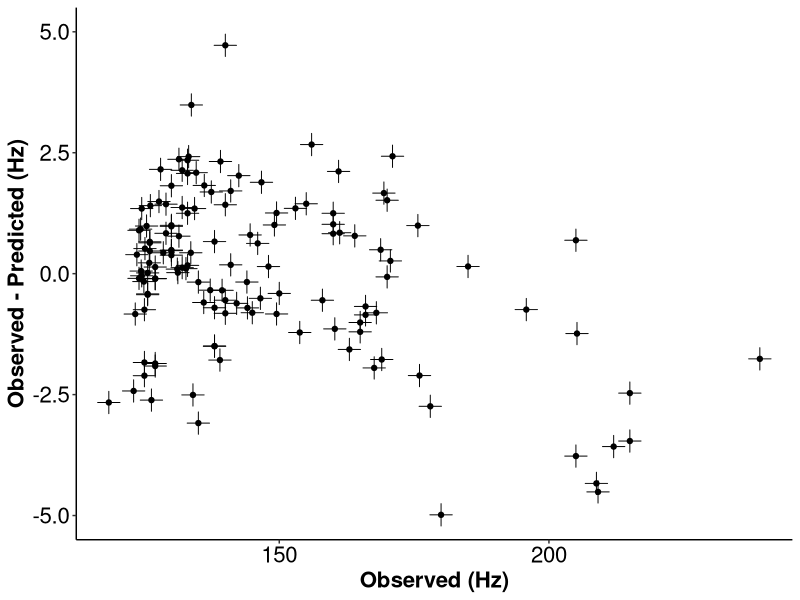
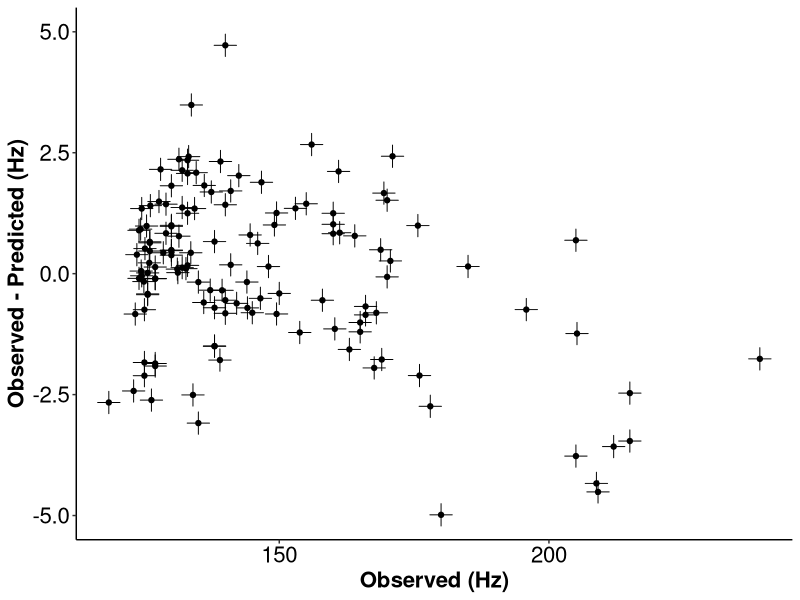
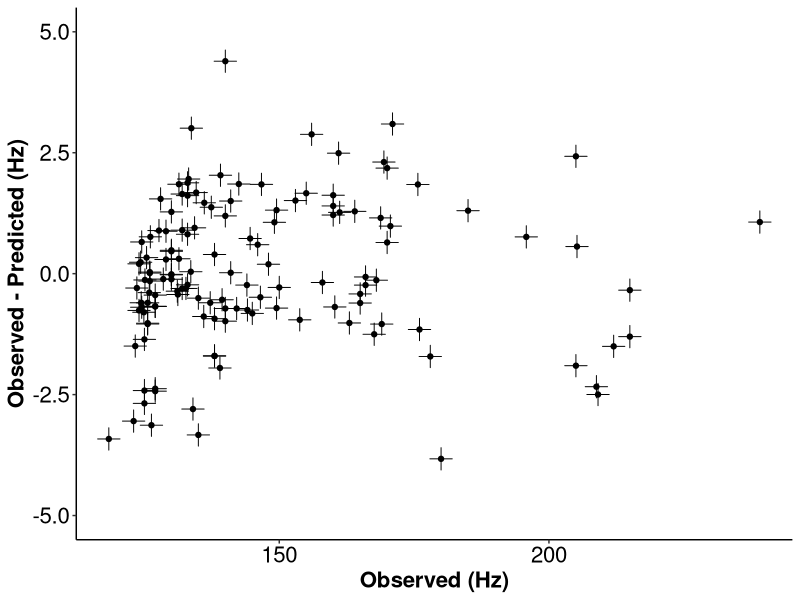
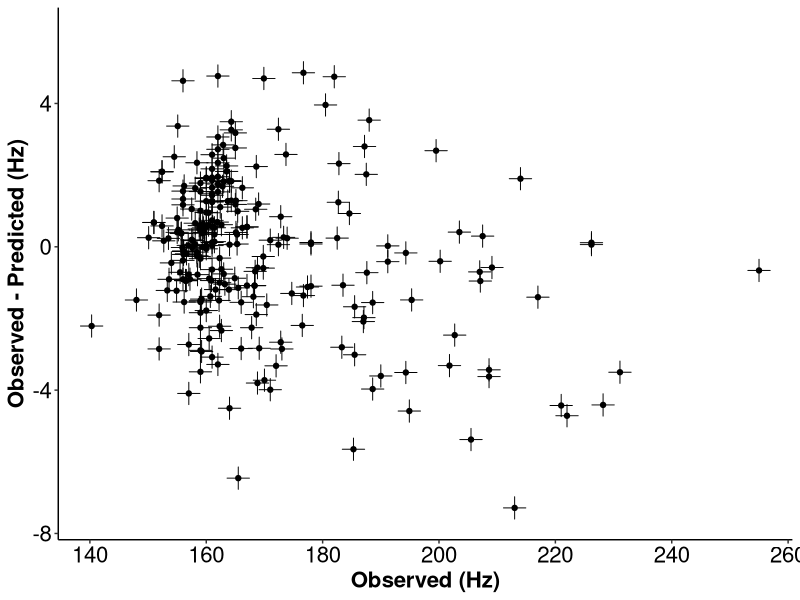
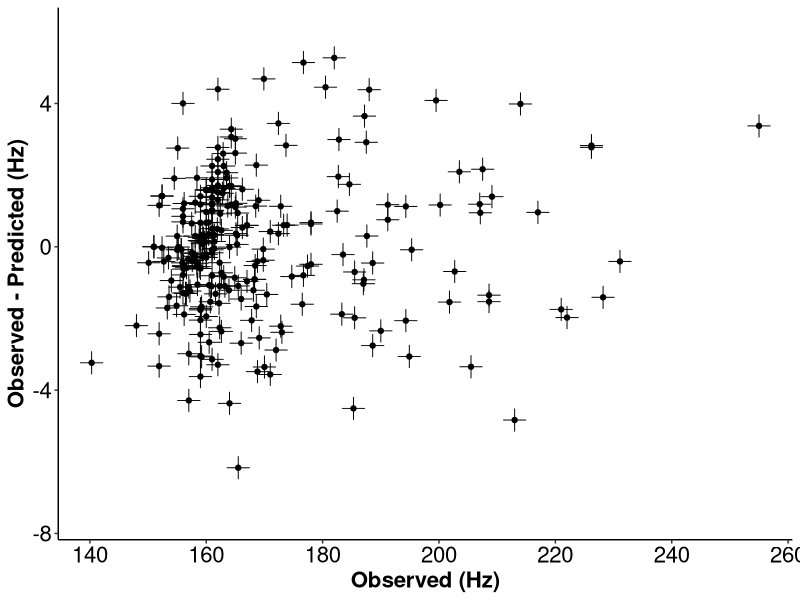
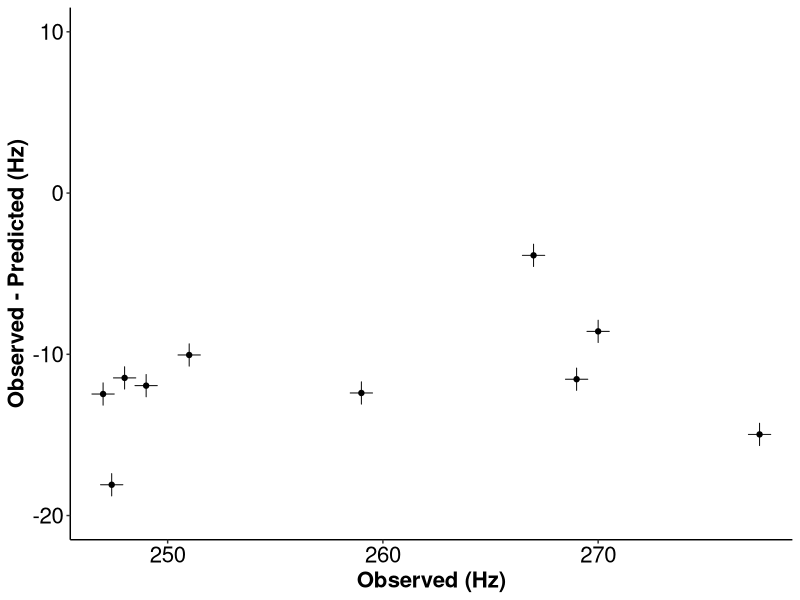
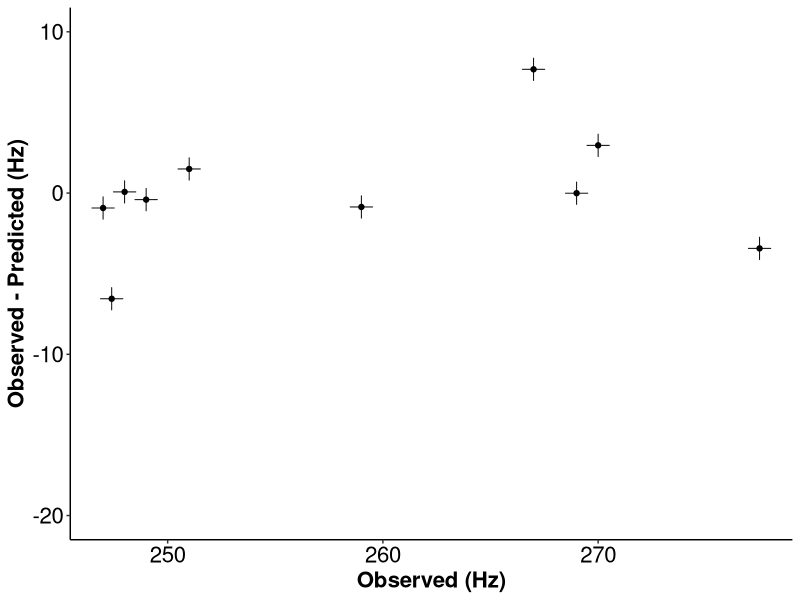
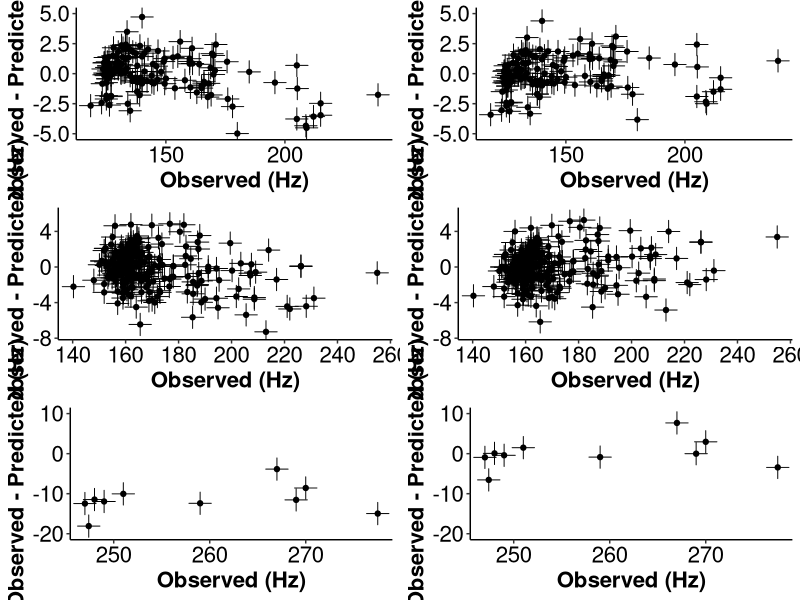

Recreate these plots in R, in order.
library(ggplot2)
library(gridBase)
library(gridExtra)

# ============================================================================

SP3 = read.csv("SP3.csv",header=TRUE)
summary(SP3)
head(SP3)

# Observed...Predicted
p1 <- ggplot(SP3, aes(x=Experimental_1JCH, y=Observed...Predicted))+ xlab("Observed (Hz)") + ylab("Observed - Predicted (Hz)") + geom_point(shape=3,size=5)+scale_size(guide="none") +theme(legend.position = "none")+ 
  theme(axis.line = element_line(),
  panel.background = element_blank(),
  axis.title=element_text(face="bold",size="16", color="black"),
  text = element_text(colour="red",size=20),
  axis.text.x=element_text(colour="black"),
  axis.text.y=element_text(colour="black")) + 
  scale_y_continuous(limit = c(-5, +5)) + 
  geom_point()
p1
ggsave("obs-pred vs obs_SP3.tiff", dpi= 300);

# Observed...Predicted_fit
q1 <- ggplot(SP3, aes(x=Experimental_1JCH, y=Observed...Predicted_fit))+ xlab("Observed (Hz)") + ylab("Observed - Predicted (Hz)") + geom_point(shape=3,size=5)+scale_size(guide="none") +theme(legend.position = "none")+ 
  theme(axis.line = element_line(),
  panel.background = element_blank(),
  axis.title=element_text(face="bold",size="16", color="black"),
  text = element_text(colour="red",size=20),
  axis.text.x=element_text(colour="black"),
  axis.text.y=element_text(colour="black"))+ 
  scale_y_continuous(limit = c(-5, +5))+ 
  geom_point()
ggsave("obs-pred_fit vs obs_SP3.tiff", dpi= 500);



SP2 = read.csv("SP2.csv",header=TRUE)
summary(SP2)
head(SP2)

# Observed...Predicted
p2 <- ggplot(SP2, aes(x=Experimental_1JCH, y=Observed...Predicted))+ xlab("Observed (Hz)") + ylab("Observed - Predicted (Hz)") + geom_point(shape=3,size=5)+scale_size(guide="none") +theme(legend.position = "none")+ 
  theme(axis.line = element_line(),
  panel.background = element_blank(),
  axis.title=element_text(face="bold",size="16", color="black"),
  text = element_text(colour="red",size=20),
  axis.text.x=element_text(colour="black"),
  axis.text.y=element_text(colour="black"))+ 
  scale_y_continuous(limit = c(-7.5, +6))+ 
  geom_point()
ggsave("obs-pred vs obs_SP2.tiff", dpi= 500);

# Observed...Predicted_fit
q2 <- ggplot(SP2, aes(x=Experimental_1JCH, y=Observed...Predicted_fit))+ xlab("Observed (Hz)") + ylab("Observed - Predicted (Hz)") + geom_point(shape=3,size=5)+scale_size(guide="none") +theme(legend.position = "none")+ 
  theme(axis.line = element_line(),
  panel.background = element_blank(),
  axis.title=element_text(face="bold",size="16", color="black"),
  text = element_text(colour="red",size=20),
  axis.text.x=element_text(colour="black"),
  axis.text.y=element_text(colour="black"))+ 
  scale_y_continuous(limit = c(-7.5, +6))+ 
  geom_point()
ggsave("obs-pred_fit vs obs_SP2.tiff", dpi= 500);



SP1 = read.csv("SP.csv",header=TRUE)
summary(SP1)
head(SP1)

# Observed...Predicted
p3 <- ggplot(SP1, aes(x=Experimental_1JCH, y=Observed...Predicted))+ xlab("Observed (Hz)") + ylab("Observed - Predicted (Hz)") + geom_point(shape=3,size=5)+scale_size(guide="none") +theme(legend.position = "none")+ 
  theme(axis.line = element_line(),
  panel.background = element_blank(),
  axis.title=element_text(face="bold",size="16", color="black"),
  text = element_text(colour="red",size=20),
  axis.text.x=element_text(colour="black"),
  axis.text.y=element_text(colour="black"))+ 
  scale_y_continuous(limit = c(-20, +10)) + 
  geom_point()
ggsave("obs-pred vs obs_SP1.tiff", dpi= 500);

# Observed...Predicted_fit
q3 <- ggplot(SP1, aes(x=Experimental_1JCH, y=Observed...Predicted_fit))+ xlab("Observed (Hz)") + ylab("Observed - Predicted (Hz)") + geom_point(shape=3,size=5)+scale_size(guide="none") +theme(legend.position = "none")+ 
  theme(axis.line = element_line(),
  panel.background = element_blank(),
  axis.title=element_text(face="bold",size="16", color="black"),
  text = element_text(colour="red",size=20),
  axis.text.x=element_text(colour="black"),
  axis.text.y=element_text(colour="black"))+ 
  scale_y_continuous(limit = c(-20, +10))+ 
  geom_point()
ggsave("obs-pred_fit vs obs_SP1.tiff", dpi= 500);



png(file = "modelo1.png", width = 2272, height = 2392)
grid.arrange(p1,q1,p2,q2,p3,q3, ncol = 2)
dev.off()
